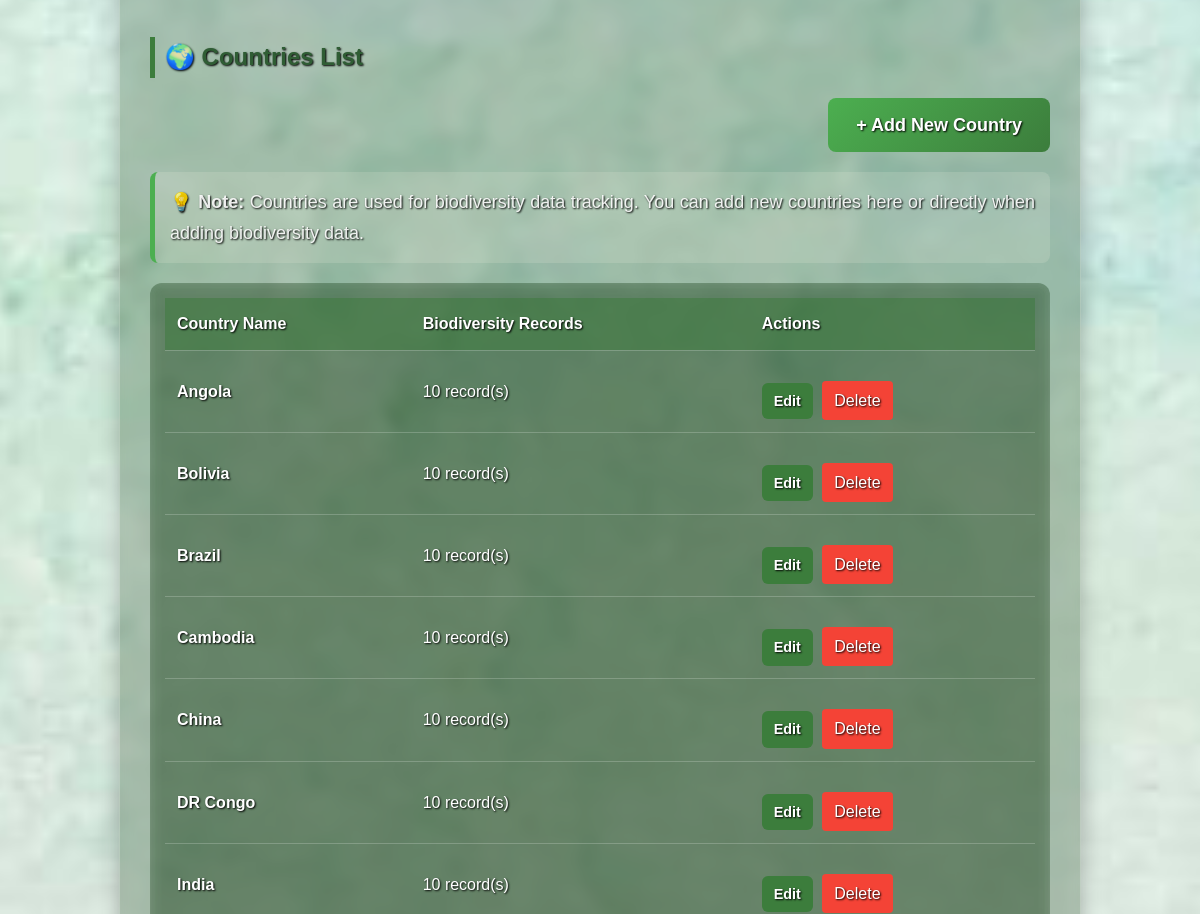
The page /admin/countries (signed in, middle part) on the database as committed earlier.
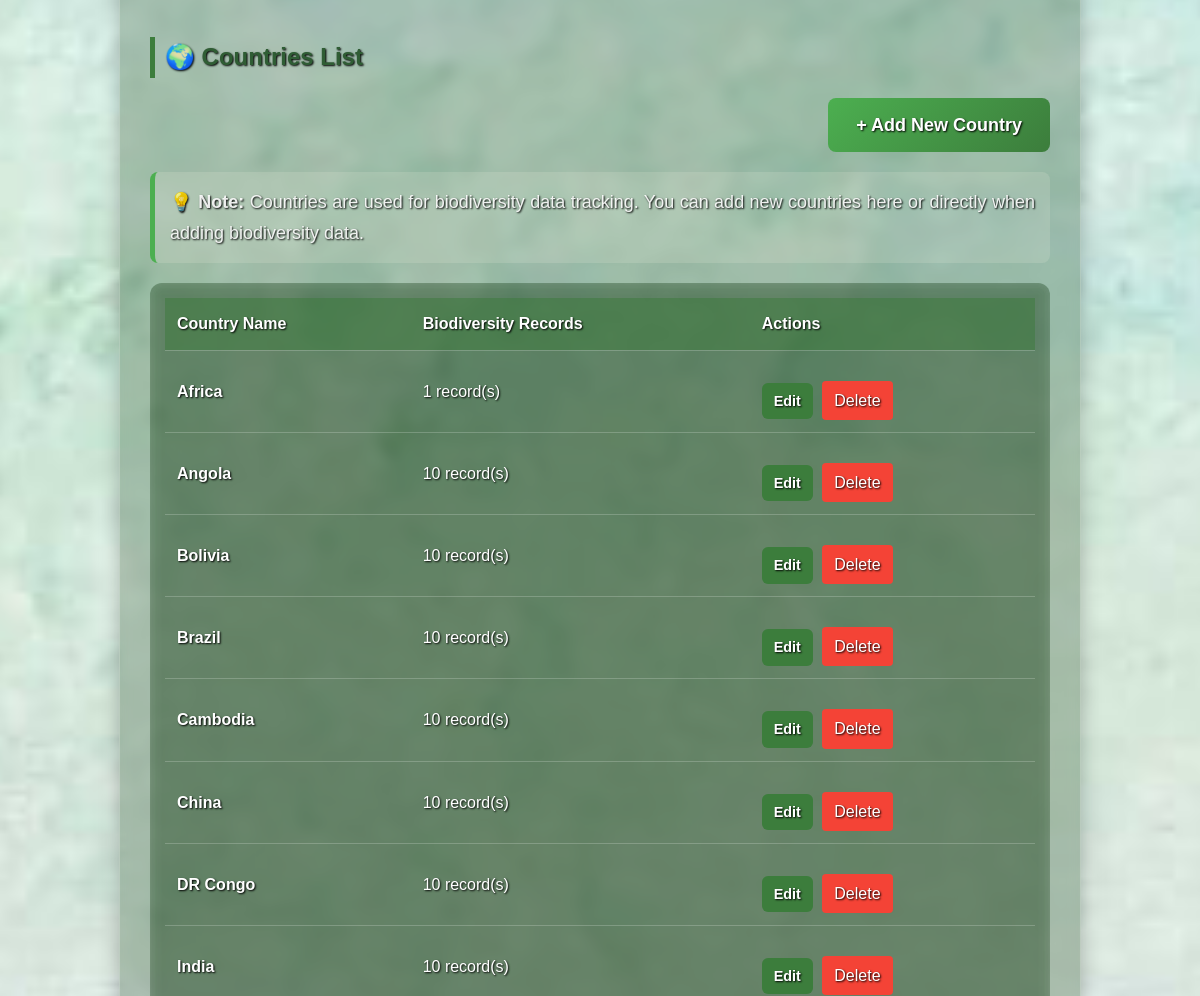
The same page on the database as committed later.
### models.py (models this page shows)
class Country(db.Model):
    __tablename__ = 'countries'
    id = db.Column(db.Integer, primary_key=True)
    name = db.Column(db.String(100), nullable=False, unique=True)
    biodiversity_records = db.relationship('BiodiversityStatus', backref='country', lazy=True)

### app.py (the view)
@app.route('/admin/countries')
def admin_countries():
    if 'admin_id' not in session:
        flash("Please log in to access this page.", "error")
        return redirect(url_for('admin_login'))
    countries = Country.query.order_by(Country.name).all()
    return render_template('admin_countries.html', countries=countries)

### templates/admin_countries.html (shortened to what this page needs)
{% extends "base.html" %}
{% block content %}
<div class="content">
    <h2>🌍 Countries List</h2>
    <div style="text-align: right; margin-bottom: 20px;">
        <a href="{{ url_for('admin_add_country') }}" class="cta-btn">+ Add New Country</a>
    </div>
    <div style="background: rgba(255, 249, 230, 0.15); border-left: 5px solid #4caf50; padding: 15px; margin-bottom: 20px; border-radius: 8px;">
        <p style="margin: 0; color: rgba(255,255,255,0.9);">
            💡 <strong>Note:</strong> Countries are used for biodiversity data tracking. You can add new countries here or directly when adding biodiversity data.
        </p>
    </div>
    {% if countries %}
    <div class="admin-table-wrapper">
        <table class="admin-table">
            <thead>
                <tr>
                    <th>Country Name</th>
                    <th>Biodiversity Records</th>
                    <th>Actions</th>
                </tr>
            </thead>
            <tbody>
                {% for country in countries %}
                <tr>
                    <td><strong>{{ country.name }}</strong></td>
                    <td>{{ country.biodiversity_records|length }} record(s)</td>
                    <td>
                        <a href="{{ url_for('admin_edit_country', id=country.id) }}"
                           class="hero-btn"
                           style="padding: 6px 12px; font-size: 0.9em; margin-right: 5px;">
                            Edit
                        </a>
                        <a href="{{ url_for('admin_delete_country', id=country.id) }}"
                           class="delete-btn"
                           onclick="return confirm('Are you sure you want to delete {{ country.name }}? This will fail if the country has biodiversity records.')">
                            Delete
                        </a>
                    </td>
                </tr>
                {% endfor %}
            </tbody>
        </table>
    </div>
    {% else %}
    <p>No countries found. <a href="{{ url_for('admin_add_country') }}" style="color: #4caf50;">Add one now</a></p>
    {% endif %}
</div>
{% endblock %}

### templates/base.html (shortened to what this page needs)
<!DOCTYPE html>
<html lang="en">
<head>
<link rel="stylesheet" href="https://cdnjs.cloudflare.com/ajax/libs/font-awesome/6.5.0/css/all.min.css">
<link rel="stylesheet" type="text/css" href="{{ url_for('static', filename='style.css') }}">
    <link rel="stylesheet" type="text/css" href="{{ url_for('static', filename='style.css') }}">
</head>
<body>
    {% block content %}{% endblock %}
</body>
</html>

### static/style.css (style rules this page uses)
body { margin: 0; padding: 0; font-family: Arial, sans-serif; background-image: url("ghg.jpg"); background-size: cover; background-position: center; background-repeat: no-repeat; background-attachment: fixed; color: #ffffff; text-shadow: 1px 1px 2px black; }
.hero-btn { display: inline-block; margin-top: 20px; padding: 12px 25px; background: #3c7d3c; color: white; border-radius: 6px; font-weight: bold; text-decoration: none; transition: 0.3s; }
.content { max-width: 900px; margin: 50px auto; padding: 30px; background: rgba(20, 60, 20, 0.25); backdrop-filter: blur(6px); -webkit-backdrop-filter: blur(6px); border-radius: 15px; border: 1px solid rgba(255, 255, 255, 0.25); box-shadow: 0 4px 20px rgba(0, 0, 0, 0.25); line-height: 1.7; }
.content h2 { color: #2f5d34; border-left: 5px solid #3c7d3c; padding-left: 10px; margin-top: 40px; }
.content p { line-height: 1.7; font-size: 18px; text-align: justify; margin-bottom: 20px; }
.cta-btn { padding: 12px 28px; background: linear-gradient(135deg, #4caf50, #3c7d3c); color: white; font-size: 18px; border-radius: 8px; text-decoration: none; font-weight: bold; transition: 0.3s; display: inline-block; }
.admin-table-wrapper { overflow-x: auto; margin: 20px 0; background: rgba(20, 60, 20, 0.25); backdrop-filter: blur(6px); border-radius: 12px; padding: 15px; }
.admin-table { width: 100%; border-collapse: collapse; color: white; }
.admin-table th, .admin-table td { padding: 12px; text-align: left; border-bottom: 1px solid rgba(255,255,255,0.2); }
.admin-table th { background: rgba(60, 125, 60, 0.5); font-weight: bold; }
.delete-btn { padding: 6px 12px; background: #f44336; color: white; text-decoration: none; border-radius: 4px; transition: 0.3s; display: inline-block; }

### templates/base.html (style rules this page uses)
body { opacity: 1; transition: opacity 0.6s ease; }

### templates/admin_countries.html (style rules this page uses)
.admin-table-wrapper { overflow-x: auto; margin: 20px 0; background: rgba(20, 60, 20, 0.25); backdrop-filter: blur(6px); border-radius: 12px; padding: 15px; }
.admin-table { width: 100%; border-collapse: collapse; color: white; }
.admin-table th, .admin-table td { padding: 12px; text-align: left; border-bottom: 1px solid rgba(255,255,255,0.2); }
.admin-table th { background: rgba(60, 125, 60, 0.5); font-weight: bold; }
.delete-btn { padding: 6px 12px; background: #f44336; color: white; text-decoration: none; border-radius: 4px; transition: 0.3s; display: inline-block; }

Rows that differ between the two databases and show on the page:
added Country: name "Africa", biodiversity_records|length "1"
